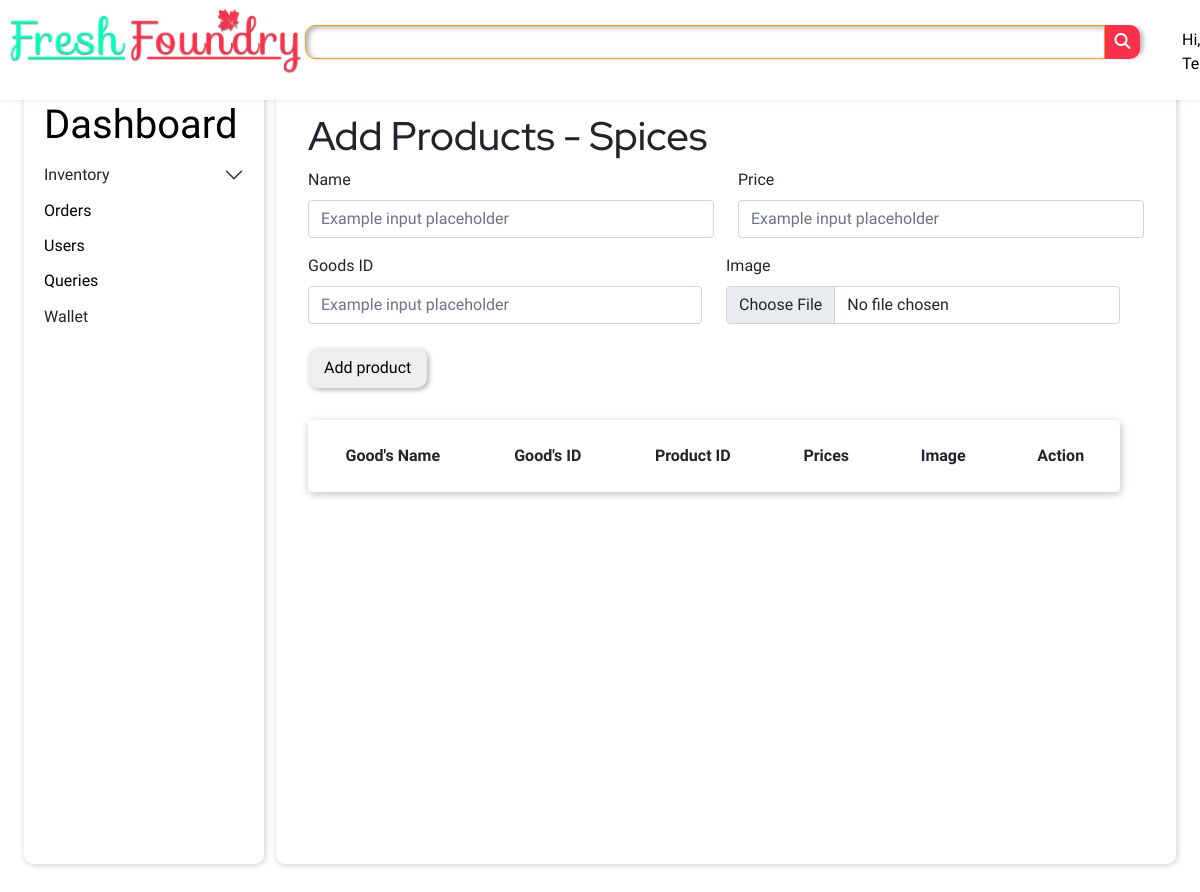
Before: /Admin/a_spices.php (signed in) with the older database file.
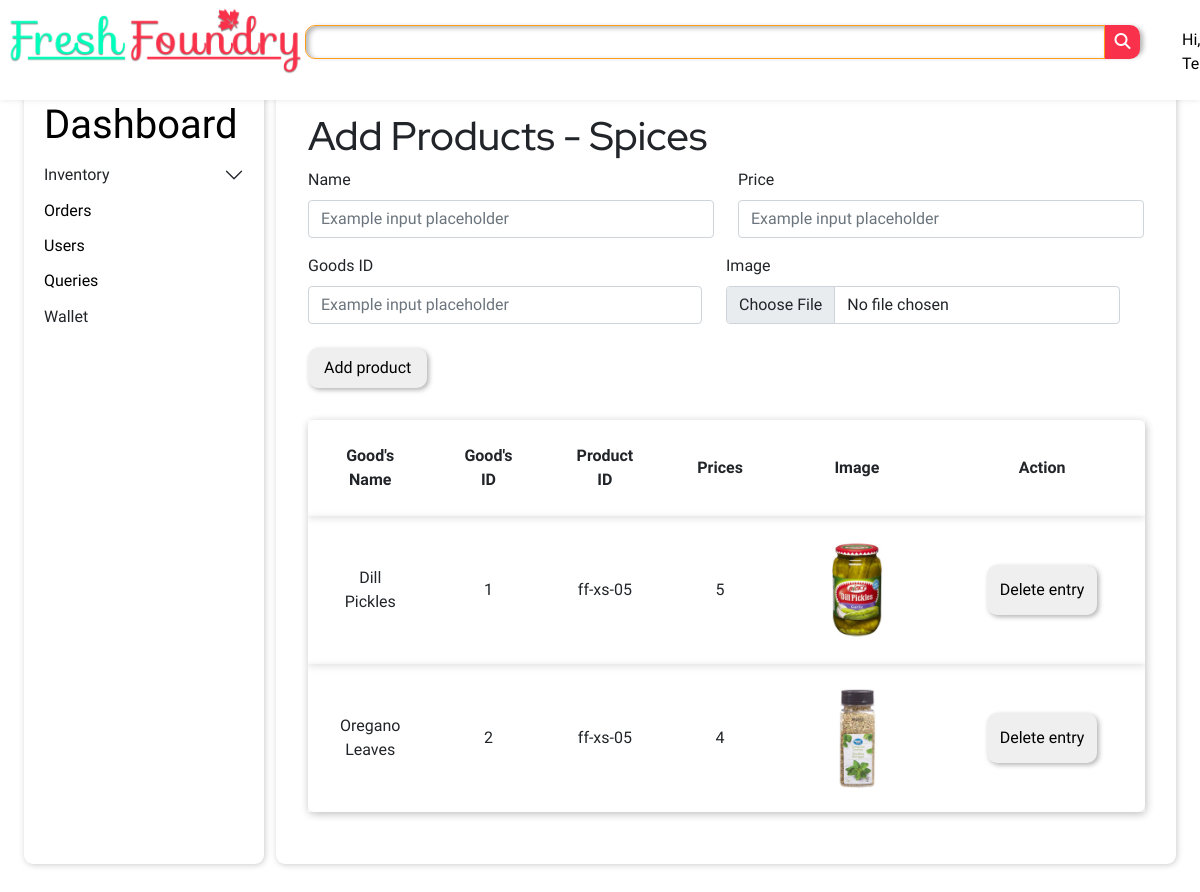
After: the same page with the newer database file.
### tables this page shows
CREATE TABLE `spices` (
  `sr_no` int(11) NOT NULL,
  `goods` varchar(255) NOT NULL,
  `goods_id` varchar(255) NOT NULL,
  `prod_id` varchar(255) NOT NULL,
  `price` int(11) NOT NULL,
  `image` varchar(255) NOT NULL
);

### Admin/a_spices.php (the view, shortened to what this page needs)
<?php
    @include'../dbadmin.php';
?>
<!DOCTYPE html>
<html lang="en">
<head>
    <link rel="stylesheet" href="../style/admin_style.css">
    <link rel="stylesheet" href="../style/style.css">
    <link rel="stylesheet" href="https://cdn.jsdelivr.net/npm/bootstrap@5.1.3/dist/css/bootstrap.min.css">
</head>
<body>
    <header>
        <div class="logo">
            <a href="../indexloggedin.php"><img src="../Assets/Images/FreshLogo0.3.png" alt=""></a>
        </div>
        <div class="shadow-box">
            <div class="searchbar">
                <input type="text">
                <a href="#"><button><i class="fas fa-search"></i></button></a>
            </div>
        </div>
        <div class="nav">
            <nav class="navbar">
                <ul>
                    <li><a href="#">Hi, <?php echo ucfirst($_COOKIE['user_cookie']);?></a></li>
                </ul>
            </nav>
        </div>
    </header>
    <main>
        <div class="dashboard">
            <h1 class="dashhead">
            <a href="../lollipop.php">Dashboard</a>
            </h1>
            <div class="accordion accordion-flush">
                <div class="accordion-item">
                  <h2 class="accordion-header" id="flush-headingOne">
                    <h2 class="accordion-button collapsed" style="cursor: pointer; margin: 0%;" data-bs-toggle="collapse" data-bs-target="#flush-collapseOne" aria-expanded="false" aria-controls="flush-collapseOne">
                      Inventory
                    </h2>
                  </h2>
                </div>
              </div>
            <h2 class="dashitem">
                <a style="text-decoration: none;color: black;" href="./allorders.php">Orders</a>
            </h2>
            <h2 class="dashitem">
                <a style="text-decoration: none;color: black;" href="./users.php">Users</a>
            </h2>
            <h2 class="dashitem">
                <a style="text-decoration: none;color: black;" href="./cxqueries.php">Queries</a>
            </h2>
            <h2 class="dashitem">
                Wallet
            </h2>
        </div>
        <div class="adminops">
            <form action="goods_execute.php" method="POST" enctype="multipart/form-data">
                <h1 class="formHead">Add Products - Spices</h1>
                <div class="row">
                    <div class="mb-3 col">
                        <label for="nameField" class="form-label opsFormIp1">Name</label>
                        <input type="text" name="goods_name" class="form-control" id="nameInput" placeholder="Example input placeholder">
                    </div>
                    <div class=" col">
                        <label for="priceField" class="form-label opsFormIp1">Price</label>
                        <input type="text" name="price" class="form-control" id="nameInput" placeholder="Example input placeholder">
                    </div>
                <div class="row">
                    <div class=" col">
                        <label for="priceField" class="form-label opsFormIp1">Goods ID</label>
                        <input type="text" name="goods_id" class="form-control" id="nameInput" placeholder="Example input placeholder">
                    </div>
                    <div class=" col ">
                        <label for="formFile" class="form-label opsFormIp3">Image</label>
                        <input class="form-control"  name="image" type="file" id="formFile"><br/>
                    </div>
                <div><button type="submit" class="submit" style="border-radius:10px; border:none; box-shadow: 2px 2px 5px rgba(0,0,0,0.3); padding: 0.5em 1em;" >Add product</button>
            </form>
        </div>
        <div class="prods">
            <?php
                $query = "SELECT * FROM spices";
                $stmt = $db->prepare($query);
                $stmt->execute();
                $row = $stmt->fetchAll(PDO::FETCH_ASSOC);
                echo '<div style=\'margin-top:2em;text-align:center\'><table>';
                echo '<tr style=\'font-weight:bold;\'><td>Good\'s Name</td><td>Good\'s ID</td><td>Product ID</td><td>Prices</td><td>Image</td><td>Action</td></tr>';
                foreach($row as $r){
                    echo '<form action=\'editprods.php\' method=\'POST\'><tr><input type=\'hidden\' name=\'goods_name\' value=\''.$r['goods'].'\'><td>'.$r['goods'].'</td><td>'.$r['goods_id'].'</td><input type=\'hidden\' name=\'prod_id\' value=\''.$r['prod_id'].'\'><td>'.$r['prod_id'].'</td><td>'.$r['price'].'</td><input type=\'hidden\' name=\'image\' value=\''.$r['image'].'\'><td><img style=\'width:100px;height:100px;object-fit:contain\' src=\'../uploads/'.$r['image'].'\'></td><td><input style=\'margin:1em;padding:.8em;border-radius:10px;border:none;box-shadow: 2px 2px 5px rgba(0,0,0,0.3);\' type=\'submit\' name=\'delete\' value=\'Delete entry\'></td></tr></form>';
                }
                echo '</table></div>';
            ?>
        </div>
    </main>
</body>
</html>

Changed rows visible on the page:
added spices: goods "Dill Pickles", goods_id "1", prod "ff-xs-05", price "5", image (picture)
added spices: goods "Oregano Leaves", goods_id "2", prod "ff-xs-05", price "4", image (picture)
